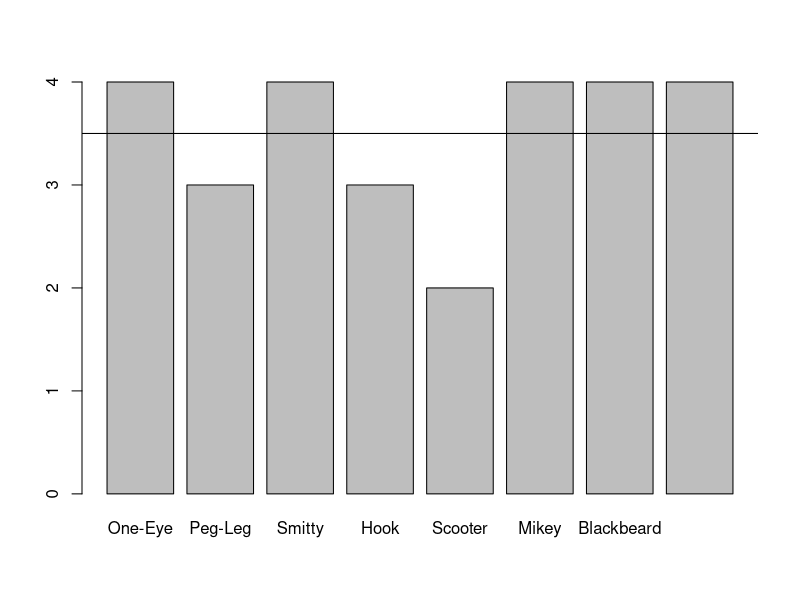

Here is the R script that generated this plot:
#Creating a vector of number of limbs of members of a shipcrew
limbs <- c(4,3,4,3,2,4,4,4)
names(limbs) <- c("One-Eye","Peg-Leg","Smitty","Hook","Scooter","Mikey","Blackbeard")

#Calculating the mean limbs on the ship
mean <- mean(limbs)

#Plotting it on a barplot with a horizontal line indicating the average
barplot(limbs)
abline(h=mean(limbs))

#Calculating standard deviation and plotting it in the graph
deviation <- sd(limbs)
deviation
abline(h= mean+deviation)
